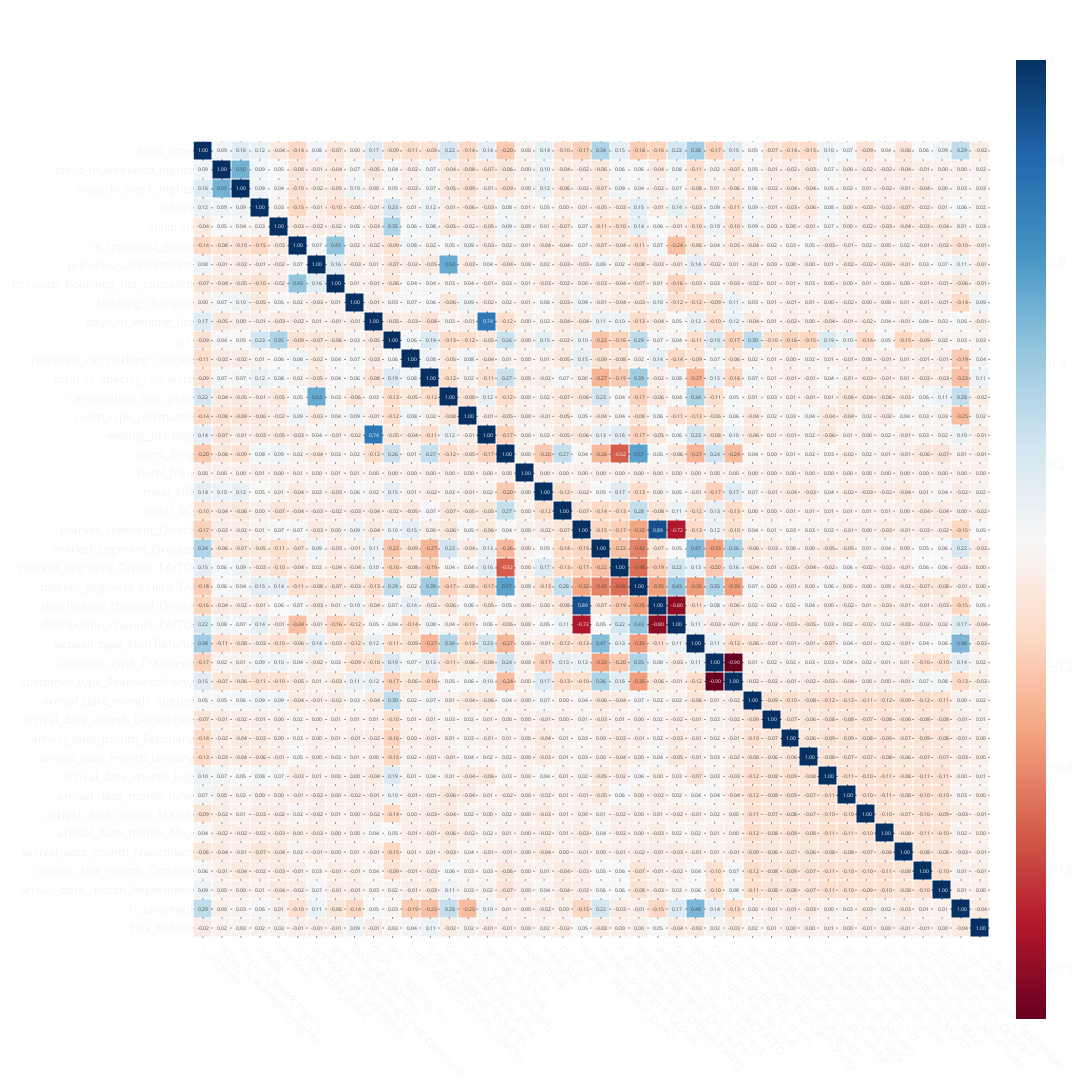

Write notebook code for a chart like this one.
### Code cell
fig = px.imshow(corr1, text_auto=".2f", color_continuous_scale='RdBu', title="Correlation Heatmap Probability")
fig.update_layout( template='plotly_dark',
    plot_bgcolor='rgba(0,0,0,0)',
    paper_bgcolor='rgba(0,0,0,0)',
    title_font=dict(size=20, family='Arial', color='white'),
    autosize=True, width=1400,
    height=1300, xaxis=dict(tickangle=45),
    margin=dict(l=50, r=50, t=50, b=50))
fig.update_traces(xgap=1,  ygap=1)
fig.show()

### Figure 1 — Plotly figure (JSON) as saved in the notebook; plotly's stock layout.template omitted (floating-point values rounded to 4 significant figures; data arrays with more than 128 entries replaced by an {"elided": "..."} marker saying what was removed)
{"data": [{"coloraxis": "coloraxis", "hovertemplate": "x: %{x}<br>y: %{y}<br>color: %{z}<extra></extra>", "name": "0", "texttemplate": "%{z:.2f}", "type": "heatmap", "x": ["lead_time", "stays_in_weekend_nights", "stays_in_week_nights", "adults", "children", "is_repeated_guest", "previous_cancellations", "previous_bookings_not_canceled", "booking_changes", "days_in_waiting_list", "adr", "required_car_parking_spaces", "total_of_special_requests", "cancellation_rate_prev", "room_type_mismatch", "waiting_list_flag", "agent_freq", "hotel_freq", "meal_HB", "meal_SC", "market_segment_Direct", "market_segment_Groups", "market_segment_Offline TA/TO", "market_segment_Online TA", "distribution_channel_Direct", "distribution_channel_TA/TO", "deposit_type_Non Refund", "customer_type_Transient", "customer_type_Transient-Party", "arrival_date_month_August", "arrival_date_month_December", "arrival_date_month_February", "arrival_date_month_January", "arrival_date_month_July", "arrival_date_month_June", "arrival_date_month_March", "arrival_date_month_May", "arrival_date_month_November", "arrival_date_month_October", "arrival_date_month_September", "is_canceled", "has_babies"], "xaxis": "x", "xgap": 1, "y": ["lead_time", "stays_in_weekend_nights", "stays_in_week_nights", "adults", "children", "is_repeated_guest", "previous_cancellations", "previous_bookings_not_canceled", "booking_changes", "days_in_waiting_list", "adr", "required_car_parking_spaces", "total_of_special_requests", "cancellation_rate_prev", "room_type_mismatch", "waiting_list_flag", "agent_freq", "hotel_freq", "meal_HB", "meal_SC", "market_segment_Direct", "market_segment_Groups", "market_segment_Offline TA/TO", "market_segment_Online TA", "distribution_channel_Direct", "distribution_channel_TA/TO", "deposit_type_Non Refund", "customer_type_Transient", "customer_type_Transient-Party", "arrival_date_month_August", "arrival_date_month_December", "arrival_date_month_February", "arrival_date_month_January", "arrival_date_month_July", "arrival_date_month_June", "arrival_date_month_March", "arrival_date_month_May", "arrival_date_month_November", "arrival_date_month_October", "arrival_date_month_September", "is_canceled", "has_babies"], "yaxis": "y", "ygap": 1, "z": {"elided": "42x42 float values"}}], "layout": {"autosize": true, "coloraxis": {"colorscale": [[0, "rgb(103,0,31)"], [0.1, "rgb(178,24,43)"], [0.2, "rgb(214,96,77)"], [0.3, "rgb(244,165,130)"], [0.4, "rgb(253,219,199)"], [0.5, "rgb(247,247,247)"], [0.6, "rgb(209,229,240)"], [0.7, "rgb(146,197,222)"], [0.8, "rgb(67,147,195)"], [0.9, "rgb(33,102,172)"], [1, "rgb(5,48,97)"]]}, "height": 1300, "margin": {"b": 50, "l": 50, "r": 50, "t": 50}, "paper_bgcolor": "rgba(0,0,0,0)", "plot_bgcolor": "rgba(0,0,0,0)", "title": {"font": {"color": "white", "family": "Arial", "size": 20}, "text": "Correlation Heatmap Probability"}, "width": 1400, "xaxis": {"anchor": "y", "constrain": "domain", "domain": [0, 1], "scaleanchor": "y", "tickangle": 45}, "yaxis": {"anchor": "x", "autorange": "reversed", "constrain": "domain", "domain": [0, 1]}}}
